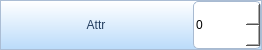
<?xml version="1.0" encoding="UTF-8"?>
<ui version="4.0">
 <class>WgIntEditor</class>
 <widget class="QWidget" name="WgIntEditor">
  <property name="geometry">
   <rect>
    <x>0</x>
    <y>0</y>
    <width>262</width>
    <height>50</height>
   </rect>
  </property>
  <property name="sizePolicy">
   <sizepolicy hsizetype="Ignored" vsizetype="Fixed">
    <horstretch>0</horstretch>
    <verstretch>0</verstretch>
   </sizepolicy>
  </property>
  <property name="windowTitle">
   <string>Form</string>
  </property>
  <property name="styleSheet">
   <string notr="true">border:1px solid rgb(171,189,212);
background-color: qlineargradient(spread:pad, x1:1, y1:0, x2:0.999955, y2:0.983, stop:0 rgba(255, 255, 255, 255), stop:1 rgba(188, 220, 250, 255));</string>
  </property>
  <layout class="QHBoxLayout" name="horizontalLayout">
   <property name="spacing">
    <number>2</number>
   </property>
   <property name="leftMargin">
    <number>1</number>
   </property>
   <property name="topMargin">
    <number>1</number>
   </property>
   <property name="rightMargin">
    <number>1</number>
   </property>
   <property name="bottomMargin">
    <number>1</number>
   </property>
   <item>
    <widget class="QLabel" name="labName">
     <property name="sizePolicy">
      <sizepolicy hsizetype="Fixed" vsizetype="Ignored">
       <horstretch>0</horstretch>
       <verstretch>0</verstretch>
      </sizepolicy>
     </property>
     <property name="minimumSize">
      <size>
       <width>190</width>
       <height>0</height>
      </size>
     </property>
     <property name="maximumSize">
      <size>
       <width>190</width>
       <height>16777215</height>
      </size>
     </property>
     <property name="font">
      <font>
       <family>Microsoft YaHei UI</family>
      </font>
     </property>
     <property name="styleSheet">
      <string notr="true">color: rgb(35, 62, 95);
border: none;</string>
     </property>
     <property name="text">
      <string>Attr</string>
     </property>
     <property name="alignment">
      <set>Qt::AlignCenter</set>
     </property>
    </widget>
   </item>
   <item>
    <widget class="QSpinBox" name="spinBoxValue">
     <property name="sizePolicy">
      <sizepolicy hsizetype="Ignored" vsizetype="Ignored">
       <horstretch>0</horstretch>
       <verstretch>0</verstretch>
      </sizepolicy>
     </property>
     <property name="minimumSize">
      <size>
       <width>0</width>
       <height>0</height>
      </size>
     </property>
     <property name="maximumSize">
      <size>
       <width>16777215</width>
       <height>16777215</height>
      </size>
     </property>
     <property name="styleSheet">
      <string notr="true">QSpinBox {
	border:1px solid rgb(168, 186, 209);
	border-radius: 5px;
	background: rgb(255, 255, 255);
	color: rgb(0, 0, 0);
}

QSpinBox::hover
{
	background-color: rgb(255, 255, 191);
}

QSpinBox QAbstractItemView {
    border:1px solid rgb(238, 107, 71);
    background-color: rgb(255, 255, 191);
    selection-background-color: rgb(238, 107, 71);
}</string>
     </property>
     <property name="suffix">
      <string/>
     </property>
     <property name="prefix">
      <string/>
     </property>
     <property name="minimum">
      <number>0</number>
     </property>
     <property name="value">
      <number>0</number>
     </property>
    </widget>
   </item>
  </layout>
 </widget>
 <resources/>
 <connections/>
</ui>
